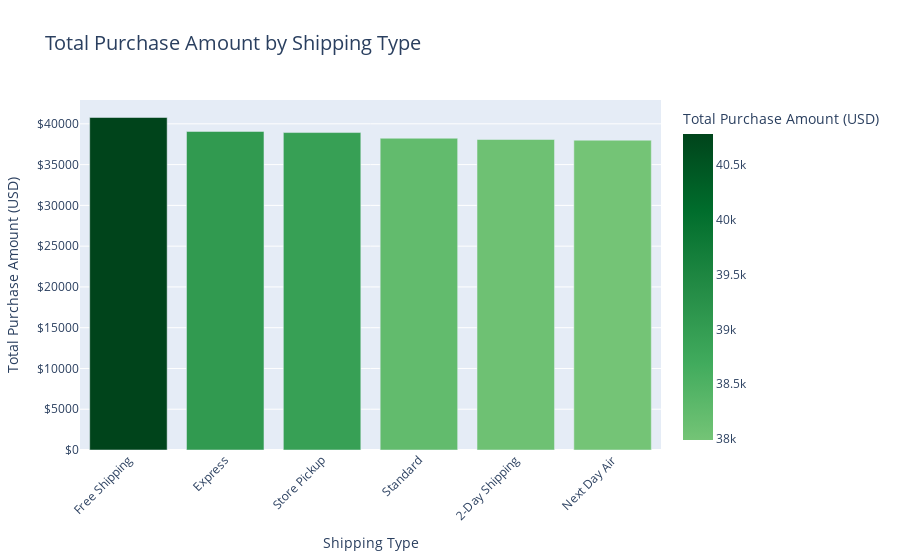

The cell this chart's notebook holds for it:
### Markdown cell above
Total Purchase Amount: Clothing is the category with the highest total purchase amount, followed by Accessories and Footwear. Outerwear has the lowest total purchase amount.

### Code cell
df['Purchase Amount (USD)'] = pd.to_numeric(df['Purchase Amount (USD)'], errors='coerce')

binned_data = df.groupby('Shipping Type')['Purchase Amount (USD)'].sum().reset_index()
binned_data = binned_data.sort_values(by='Purchase Amount (USD)', ascending=False)
color_scale = ['#74c476', '#41ab5d', '#238b45', '#006d2c', '#00441b']

fig = px.bar(
    binned_data,
    x='Shipping Type',
    y='Purchase Amount (USD)',
    title='Total Purchase Amount by Shipping Type',
    labels={
        'Shipping Type': 'Shipping Type',
        'Purchase Amount (USD)': 'Total Purchase Amount (USD)'
    },
    color='Purchase Amount (USD)',  
    color_continuous_scale=color_scale  
)

fig.update_layout(
    xaxis_title='Shipping Type',
    yaxis_title='Total Purchase Amount (USD)',
    title_font_size=20,
    yaxis=dict(
        tickformat='$'  
    ),
    xaxis_tickangle=-45  
)

fig.show()

### Figure 1 — Plotly figure (JSON) as saved in the notebook; plotly's stock layout.template omitted (floating-point values rounded to 4 significant figures)
{"data": [{"alignmentgroup": "True", "hovertemplate": "Shipping Type=%{x}<br>Total Purchase Amount (USD)=%{marker.color}<extra></extra>", "legendgroup": "", "marker": {"color": [40777, 39067, 38931, 38233, 38080, 37993], "coloraxis": "coloraxis", "pattern": {"shape": ""}}, "name": "", "offsetgroup": "", "orientation": "v", "showlegend": false, "textposition": "auto", "type": "bar", "x": ["Free Shipping", "Express", "Store Pickup", "Standard", "2-Day Shipping", "Next Day Air"], "xaxis": "x", "y": [40777, 39067, 38931, 38233, 38080, 37993], "yaxis": "y"}], "layout": {"barmode": "relative", "coloraxis": {"colorbar": {"title": {"text": "Total Purchase Amount (USD)"}}, "colorscale": [[0, "#74c476"], [0.25, "#41ab5d"], [0.5, "#238b45"], [0.75, "#006d2c"], [1, "#00441b"]]}, "legend": {"tracegroupgap": 0}, "title": {"font": {"size": 20}, "text": "Total Purchase Amount by Shipping Type"}, "xaxis": {"anchor": "y", "domain": [0, 1], "tickangle": -45, "title": {"text": "Shipping Type"}}, "yaxis": {"anchor": "x", "domain": [0, 1], "tickformat": "$", "title": {"text": "Total Purchase Amount (USD)"}}}}
